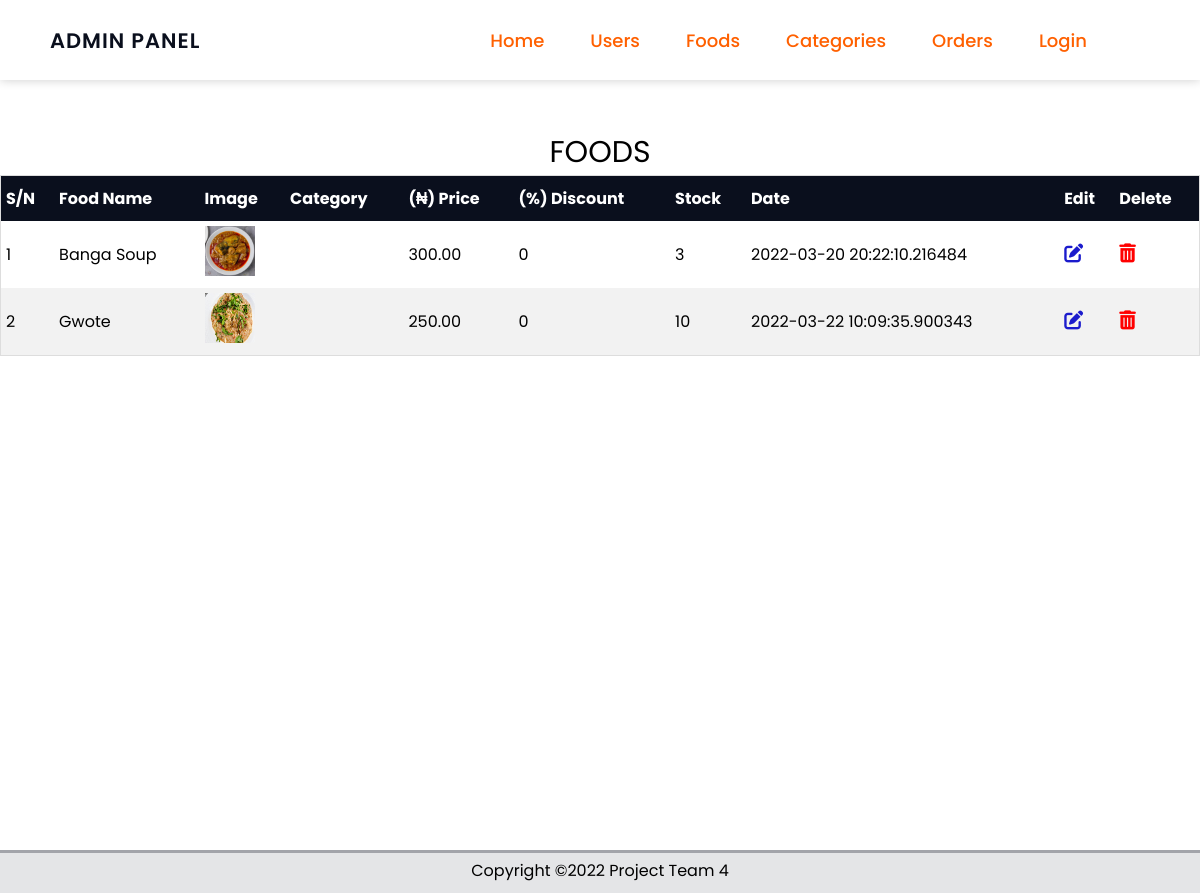
The page /foods on the database its author committed.
### eatapp/foods/models.py (models this page shows, shortened)
class Food(db.Model):
    id = db.Column(db.Integer, primary_key=True)
    food_name = db.Column(db.String(80), nullable=False)    # name field
    price= db.Column(db.Numeric(10,2), nullable=False)      # price field
    discount = db.Column(db.Integer, default=0)             # discount
    stock = db.Column(db.Integer, nullable=False)           # stock
    description = db.Column(db.Text, nullable=False)        # description
    date = db.Column(db.DateTime, nullable=False,
        default=datetime.utcnow)                            # date
    category_id = db.Column(db.Integer, db.ForeignKey('categories.id'),
        nullable=False)
    category = db.relationship('Categories',
        backref=db.backref('categories', lazy=True))
    image = db.Column(db.String(150), nullable=False, default="image.png")

### eatapp/foods/routes.py (the view)
@app.route("/foods")
def foods():
    foods = Food.query.all()
    return render_template('admin/foods.html', title='Foods', foods=foods)

### eatapp/templates/admin/foods.html
{% extends 'admin/layout.html' %}
{% block content %}
    <div class="table-container">
        <table class="table">
            <caption>FOODS</caption>
            <thead>
                <th>S/N</th>
                <th>Food Name</th>
                <th>Image</th>
                <th>Category</th>
                <th>(&#8358;) Price</th>
                <th>(%) Discount</th>
                <th>Stock</th>
                <th>Date</th>
                <th>Edit</th>
                <th>Delete</th>
            </thead>
            <tbody>
                {% for food in foods %}
                    <tr>
                        <td> {{loop.index}} </td>
                        <td> {{food.food_name}} </td>
                        <td class="table-image"> <img src="{{url_for('static', filename='img/' + food.image)}}" width="50px" height="50px" alt=""> </td>
                        <td> {{food.category.category_name}} </td>
                        <td> {{food.price}} </td>
                        <td> {{food.discount}} </td>
                        <td> {{food.stock}} </td>
                        <td> {{food.date}} </td>
                        <td>
                            <a href="#" title="edit {{food.food_name}}"><i class="edit fa-solid fa-pen-to-square"></i></a>
                        </td>
                        <td>
                            <a href="#" title="delete {{food.food_name}}"><i class="delete fa-solid fa-trash-can"></i></a>
                        </td>
                    </tr>
                {% endfor %}
            </tbody>
        </table>
    </div>
{% endblock content %}

### eatapp/static/css/main.css (style rules this page uses)
* { padding: 0; margin: 0; box-sizing: border-box; font-family: 'poppins', sans-serif; list-style-type: none; text-decoration: none; }
html, body { width: 100%; background-repeat: no-repeat; scroll-behavior: smooth; }

### eatapp/static/css/forms.css (style rules this page uses)
* { margin: 0; padding: 0; box-sizing: border-box; font-family: 'Poppins', sans-serif; text-decoration: none; list-style-type: none; }

### eatapp/static/css/admin.css (style rules this page uses)
.table-container { max-width: 100%; height: 90vh; }
.table { overflow-x: auto; border-collapse: collapse; border-spacing: 0; width: 100%; border: 1px solid #ddd; margin-top: 50px; }
.table caption { font-size: 30px; }
.table th { text-align: left; padding: 10px 5px; background-color: rgb(10, 15, 29); color: #fff; }
.table td { text-align: left; padding: 5px; }
.table tr:nth-child(even) { background-color: #f2f2f2; }
.edit { color: rgb(27, 27, 204); font-size: 19px; }
.delete { color: red; font-size: 19px; }

### rows shown on the page
Food: food_name "Banga Soup", image (picture), price "300.00", discount "0", stock "3", date "2022-03-20 20:22:10.216484"
Food: food_name "Gwote", image (picture), price "250.00", discount "0", stock "10", date "2022-03-22 10:09:35.900343"
